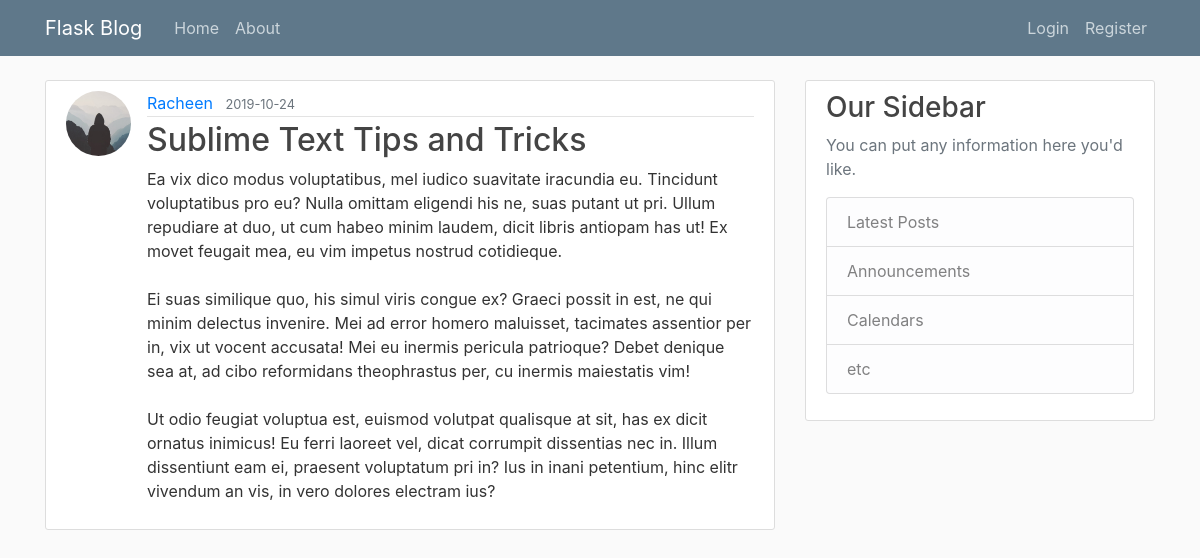
The app's page /post/4 with its own data.
### flaskblog/models.py (models this page shows, shortened)
class User(Base, UserMixin):
    __tablename__ = 'user'
    id = Column(Integer, primary_key=True)
    username = Column(String(20), unique=True, nullable=False)
    email = Column(String(120), unique=True, nullable=False)
    image_file = Column(String(20), nullable=False, default='default.jpg')
    password = Column(String(60), nullable=False)
    confirmed_email = Column(Boolean, nullable=False, default=False,)
    posts = relationship('Post', backref='author', lazy=True)

class Post(Base):
    __tablename__ = 'post'
    id = Column(Integer, primary_key=True)
    title = Column(String(100), nullable=False)
    date_posted = Column(DateTime, nullable=False, default=datetime.utcnow)
    content = Column(Text, nullable=False)
    user_id = Column(Integer, ForeignKey('user.id'), nullable=False)

### flaskblog/posts/routes.py (the view)
@posts.route("/post/<int:post_id>")
def post(post_id):
    post = session.query(Post).get(post_id)
    if post:
        return render_template('post.html',title=post.title,post=post)
    else:
        return render_template("errors/404.html")

### flaskblog/templates/post.html (shortened to what this page needs)
{% extends "layout.html" %}
{% block content %}
    <article class="media content-section">
        <img class="rounded-circle article-img" src="{{ url_for('static',filename='profile_pics/' + post.author.image_file) }}">
        <div class="media-body">
            <div class="article-metadata">
              <a class="mr-2" href="{{url_for('users.user_posts',username=post.author.username) }}">{{ post.author.username }}</a>
              <small class="text-muted">{{ post.date_posted.strftime('%Y-%m-%d') }}</small>
            </div>
            <h2 class="article-title">{{ post.title }}</a></h2>
            <p class="article-content">{{ post.content }}</p>
        </div>
    </article>
{% endblock content %}

### flaskblog/static/main.css (style rules this page uses)
body { background: #fafafa; color: #333333; margin-top: 5rem; }
h1, h2, h3, h4, h5, h6 { color: #444444; }
.content-section { background: #ffffff; padding: 10px 20px; border: 1px solid #dddddd; border-radius: 3px; margin-bottom: 20px; }
.article-title { color: #444444; }
.article-content { white-space: pre-line; }
.article-img { height: 65px; width: 65px; margin-right: 16px; }
.article-metadata { padding-bottom: 1px; margin-bottom: 4px; border-bottom: 1px solid #e3e3e3 }

### records on screen
User: image_file (placeholder picture), author.username "Racheen"
Post: date_posted "2019-10-24", title "Sublime Text Tips and Tricks", content "Ea vix dico modus voluptatibus, mel iudico suavitate iracundia eu. Tincidunt voluptatibus pro eu? Nulla omittam eligendi his ne, suas putant ut pri. Ullum repudiare at duo, ut cum habeo minim laudem, dicit libris antiopam has ut! Ex movet feugait mea, eu vim impetus nostrud cotidieque. Ei suas similique quo, his simul viris congue ex? Graeci possit in est, ne qui minim delectus invenire. Mei ad error homero maluisset, tacimates assentior per in, vix ut vocent accusata! Mei eu inermis pericula patrioque? Debet denique sea at, ad cibo reformidans theophrastus per, cu inermis maiestatis vim! Ut odio feugiat voluptua est, euismod volutpat qualisque at sit, has ex dicit ornatus inimicus! Eu…"
